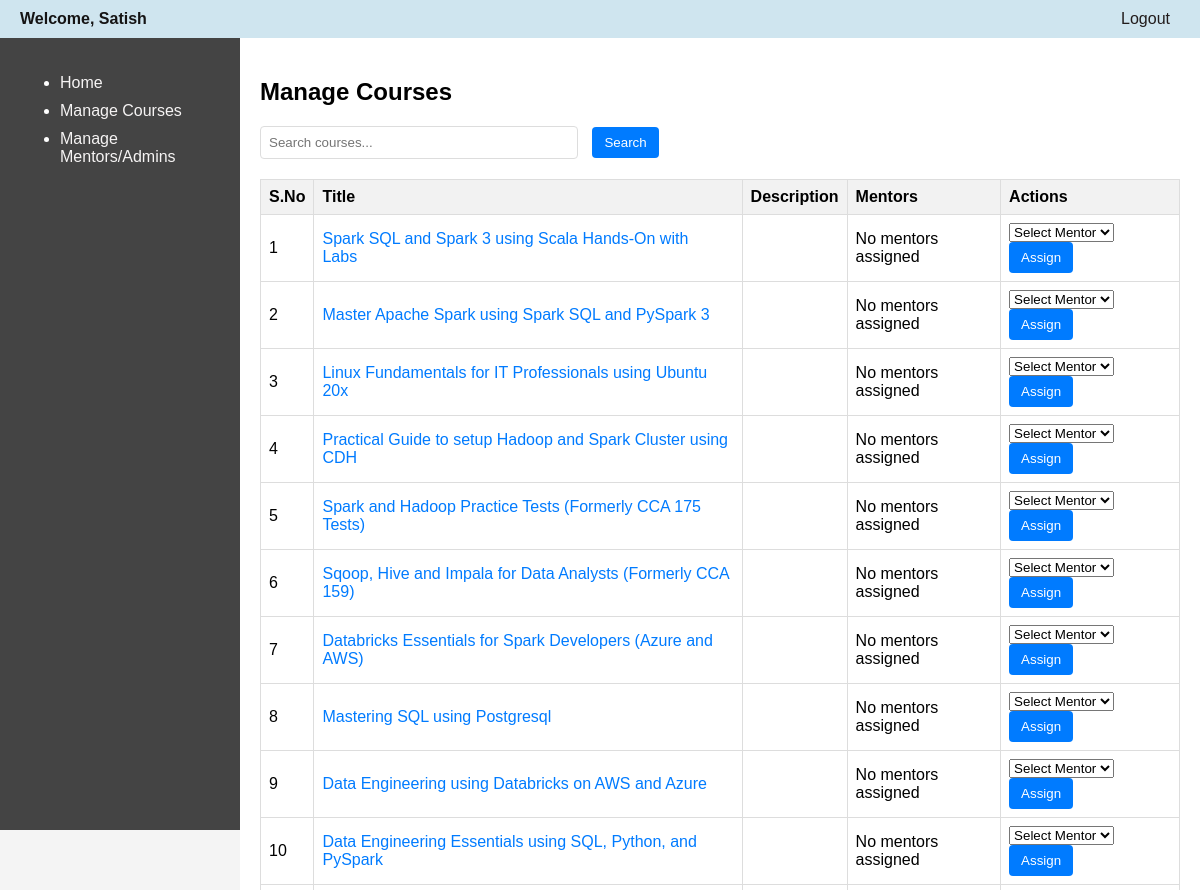
Page /home/manage_courses/ (signed in, upper part) on the earlier database version.
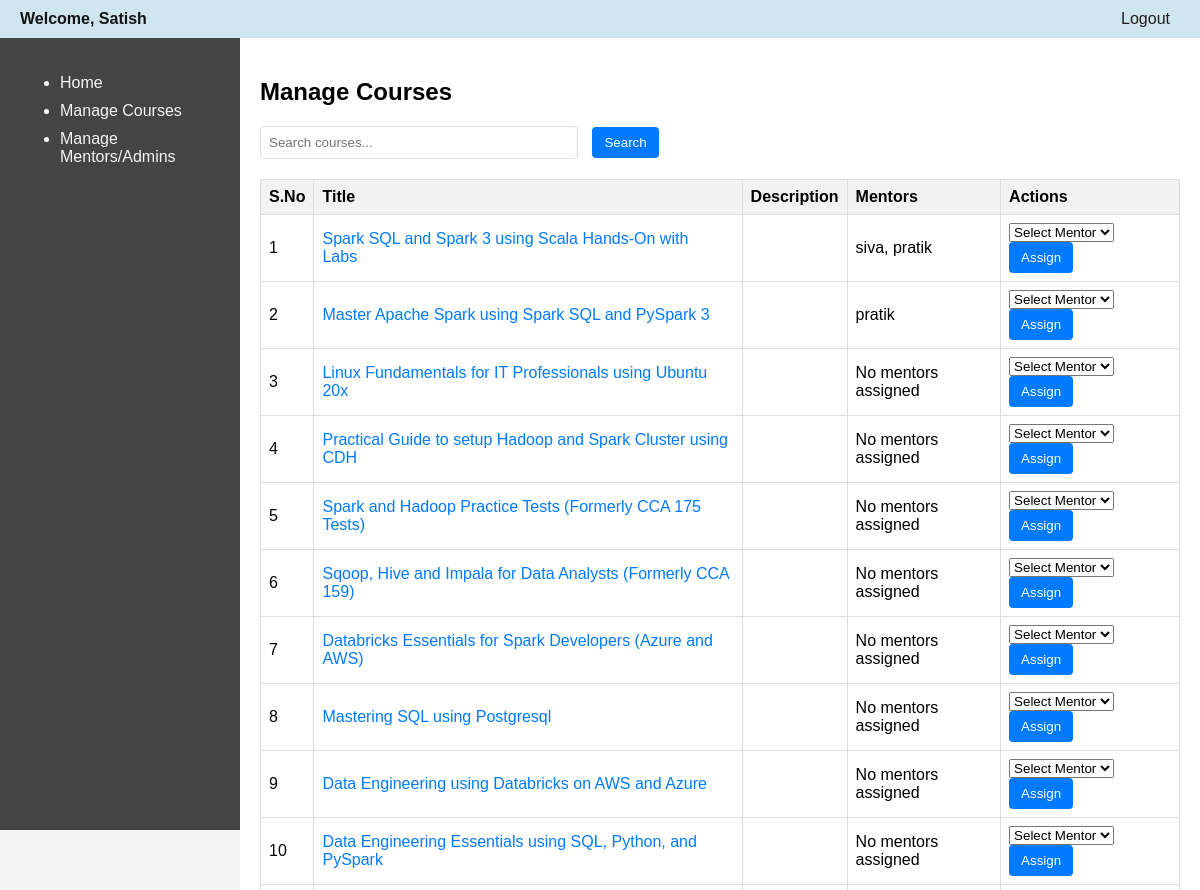
Same page on the later database version.
### que_forum/models.py (models this page shows, shortened)
class CustomUser(AbstractUser):
    ADMIN = 'admin'
    MENTOR = 'mentor'
    ROLE_CHOICES = (
        (ADMIN, 'Admin'),
        (MENTOR, 'Mentor'),
    )
    role = models.CharField(max_length=10, choices=ROLE_CHOICES, default=MENTOR)
    class Meta:
        db_table = 'customusers'

class Course(models.Model):
    __tablename__ = 'courses'
    udemy_course_id = models.CharField(max_length=100, unique=True)
    title = models.CharField(max_length=255)
    description = models.TextField()
    created_at = models.DateTimeField(auto_now_add=True)
    updated_at = models.DateTimeField(auto_now=True)
    class Meta:
        db_table = 'courses'

class MentorCourseAssignment(models.Model):
    course = models.ForeignKey(Course, on_delete=models.CASCADE, related_name='mentor_course_assignments')
    mentor = models.ForeignKey(CustomUser, on_delete=models.CASCADE, related_name='mentor_course_assignments', limit_choices_to={'role': CustomUser.MENTOR})
    assigned_at = models.DateTimeField(auto_now_add=True)
    class Meta:
        db_table = 'mentor_course_assignments'

### que_forum/views.py (the view, shortened to what this page needs)
# urls.py: path('manage_courses/', views.manage_courses, name='manage_courses'),
@login_required
def manage_courses(request):
    query = request.GET.get('q')
    if request.user.role == CustomUser.ADMIN:
        if query:
            courses = Course.objects.filter(title__icontains=query)
        else:
            courses = Course.objects.all()
    else:
        return render(request, 'error.html', {'message': 'You do not have permission to view this page.'})
    mentors = CustomUser.objects.filter(role=CustomUser.MENTOR)
    if request.user.role == CustomUser.MENTOR:
        courses = [assignment.course for assignment in courses]
    return render(request, 'manage_courses.html', {'courses': courses, 'mentors': mentors})

### que_forum/templates/manage_courses.html (shortened to what this page needs)
{% extends 'base.html' %}
{% block content %}
{% load static %}
<link rel="stylesheet" type="text/css" href="{% static 'css/manage_courses.css' %}">
{% if courses %}
<h2>Manage Courses</h2>
<form method="GET" action="">
  <input type="text" name="q" placeholder="Search courses..." value="{{ request.GET.q }}">
  <button type="submit">Search</button>
</form>
<table>
  <tr>
    <th>S.No</th>
    <th>Title</th>
    <th>Description</th>
    <th>Mentors</th>
    {% if user.role == 'admin' %}
    <th>Actions</th>
    {% endif %}
  </tr>
  {% for course in courses %}
  <tr>
    <td>{{ forloop.counter }}</td>
    <td><a href="#">{{ course.title }}</a></td>
    <td>{{ course.description }}</td>
    <td>
      {% for assignment in course.mentor_course_assignments.all %}
        {{ assignment.mentor.username }}{% if not forloop.last %}, {% endif %}
      {% empty %}
        No mentors assigned
      {% endfor %}
    </td>
    {% if user.role == 'admin' %}
    <td>
      <form method="POST" action="{% url 'assign_mentor' course.id %}">
        <select name="mentor_id">
          <option value="">Select Mentor</option>
        </select>
        <button type="submit">Assign</button>
      </form>
    </td>
    {% endif %}
  </tr>
  {% endfor %}
</table>
{% else %}
<p class="no-courses-message">No courses assigned to you.</p>
{% endif %}
{% endblock %}

### que_forum/templates/base.html (shortened to what this page needs)
{% load static %}
<!DOCTYPE html>
<html lang="en">
<head>
    <link rel="stylesheet" href="{% static 'css/styles.css' %}">
</head>
<body>
    <header>
        <nav class="navbar">
            <div class="navbar-left">
                <span class="welcome-msg">Welcome, {{ user.username }}</span>
            </div>
            <div class="navbar-right">
                <a href="{% url 'logout' %}" class="logout">Logout</a>
            </div>
        </nav>
    </header>
    <div class="container">
        <aside>
            <ul class="sidebar">
                <li><a href="{% url 'home' %}">Home</a></li>
                <li><a href="{% url 'manage_courses' %}">Manage Courses</a></li>
                <li><a href="{% url 'manage_mentors' %}">Manage Mentors/Admins</a></li>
            </ul>
        </aside>
        <main>
            {% block content %}{% endblock %}
        </main>
    </div>
</body>
</html>

### que_forum/static/css/styles.css (style rules this page uses)
body { font-family: Arial, sans-serif; margin: 0; padding: 0; background-color: #f4f4f4; }
header { background-color: #cfe5ef; color: #151414; padding: 10px 0; }
.navbar { display: flex; justify-content: space-between; align-items: center; padding: 0 20px; }
.navbar-left { flex: 1; }
.navbar-right { flex: 1; display: flex; justify-content: flex-end; }
.navbar a { color: #221c1c; text-decoration: none; margin: 0 10px; }
.navbar .welcome-msg { font-weight: bold; }
.container { display: flex; }
aside { width: 200px; background-color: #444; padding: 20px; height: calc(100vh - 48px); }
.sidebar li { margin: 10px 0; }
.sidebar a { color: #f6f4f4; text-decoration: none; }
.sidebar li::marker { color: white; }
main { flex: 1; padding: 20px; background-color: #fff; }

### que_forum/static/css/manage_courses.css (style rules this page uses)
table { width: 100%; border-collapse: collapse; margin: 20px 0; }
table, th, td { border: 1px solid #ddd; }
th, td { padding: 8px; text-align: left; }
th { background-color: #f2f2f2; }
td a { margin-right: 10px; color: #007bff; text-decoration: none; }
form input[type="text"] { padding: 8px; width: 300px; border: 1px solid #ddd; border-radius: 4px; margin-right: 10px; }
form button { padding: 8px 12px; border: none; background-color: #007bff; color: white; border-radius: 4px; cursor: pointer; }

Differences in the rows shown:
shown differently, row unchanged: Course "Spark SQL and Spark 3 using Scala Hands-On with Labs": no longer shows "No mentors assigned"
added MentorCourseAssignment: mentor.username "siva", shown under Course "Spark SQL and Spark 3 using Scala Hands-On with Labs"
added MentorCourseAssignment: mentor.username "pratik", shown under Course "Spark SQL and Spark 3 using Scala Hands-On with Labs"
shown differently, row unchanged: Course "Master Apache Spark using Spark SQL and PySpark 3": no longer shows "No mentors assigned"
added MentorCourseAssignment: mentor.username "pratik", shown under Course "Master Apache Spark using Spark SQL and PySpark 3"
